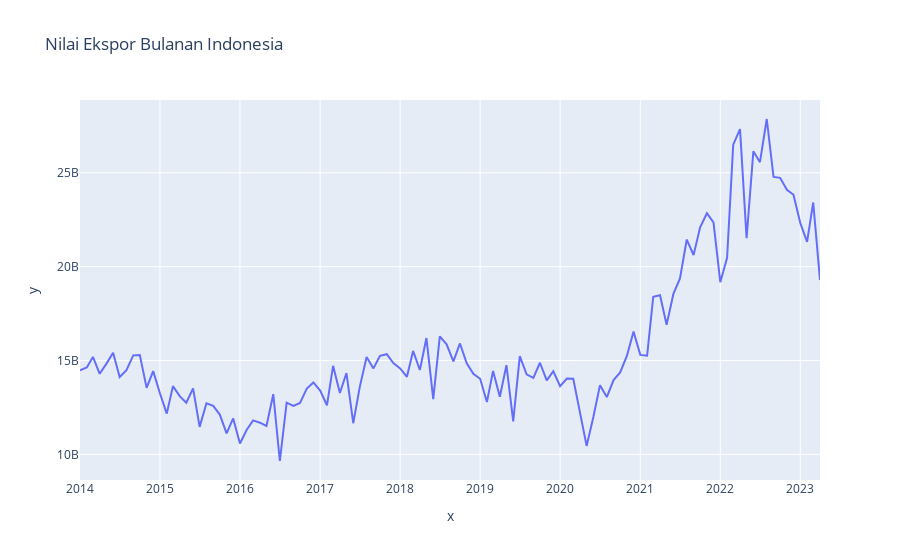

Write notebook code for a chart like this one.
### Code cell
# create plot for country_data for every category
import plotly.express as px

bulan_tahun = df['Bulan-Tahun'].values
nilai_ekspor = df['Nilai-Ekspor'].values

fig = px.line(df, x=bulan_tahun, y=nilai_ekspor, title='Nilai Ekspor Bulanan Indonesia')
fig.show()
